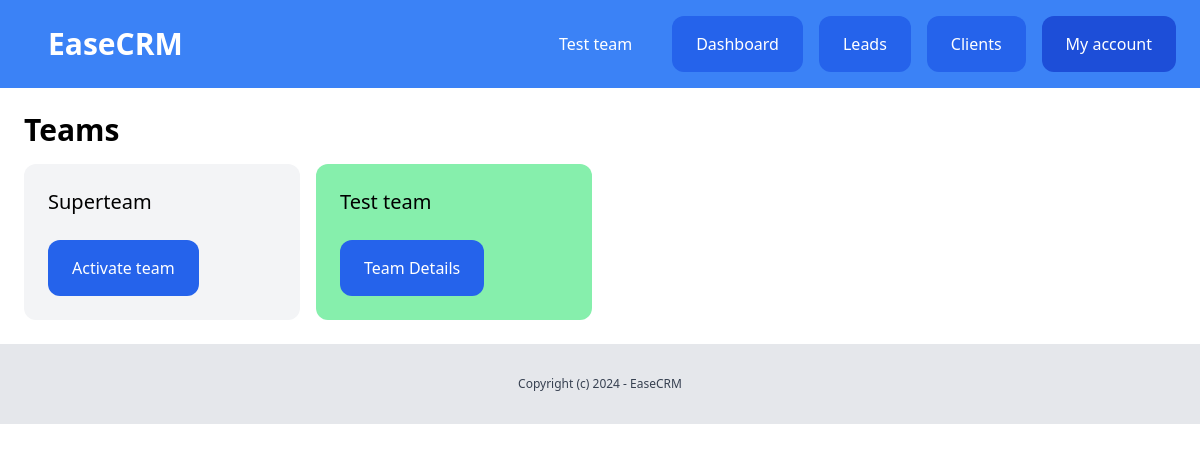
Page /dashboard/teams/ (signed in) on the committed database.
### team/models.py (models this page shows, shortened)
class Team(models.Model):
    plan=models.ForeignKey(Plan, blank=True, null=True, related_name="teams", on_delete=models.CASCADE)
    name = models.CharField(max_length=100)
    created_by = models.ForeignKey(User, related_name="created_teams", on_delete=models.CASCADE)
    created_at = models.DateTimeField(auto_now_add=True)
    members = models.ManyToManyField(User, related_name="teams")

### team/views.py (the view)
# urls.py: path('', views.teams_list, name="list"),
@login_required
def teams_list(request):
    teams = Team.objects.filter(members__in=[request.user])
    return render(request, 'team/teams_list.html', {'teams': teams})

### team/context_processors.py (called while the page is built)
def team(request):
    if request.user.is_authenticated:
        if request.user.userprofile.active_team:
            active_team = request.user.userprofile.active_team
        else:
            active_team = Team.objects.filter(created_by=request.user)[0]
    else:
        active_team = None
    return {
        'active_team': active_team
    }

### team/templates/team/teams_list.html
{%extends 'core/base.html'%} {%block title%}Teams{%endblock%} {%block content%}
<div class="py-6 px-6">
  <h1 class="mb-4 text-3xl font-bold">Teams</h1>
  <div class="grid grid-cols-4 gap-4">
    {% for team in teams %}
    <div class="{% if team == active_team %}bg-green-300 {% else %}bg-gray-100 {%endif%} rounded-xl p-6">
      <h2 class="text-xl mb-6">{{team.name}}</h2>
      {% if team == active_team %}
      <a href="{% url 'team:detail' team.id %}" class="inline-block py-4 px-6 bg-blue-600 rounded-xl text-white"
        >Team Details</a
      >
      {% else %}
      <a href="{% url 'team:activate' team.id %}" class="inline-block py-4 px-6 bg-blue-600 rounded-xl text-white"
        >Activate team</a
      >
      {% endif %}
    </div>
    {% endfor %}
  </div>
</div>
{% endblock %}

### core/templates/core/partials/nav.html
<nav class="py-4 px-6 flex justify-between bg-blue-500">
  <div class="flex items-center justify-between w-full">
    <a href="{% url 'about' %}" class="py-3 text-3xl font-bold px-6 rounded-xl text-white">EaseCRM</a>
    {%if request.user.is_authenticated%}
    <div class="flex space-x-4">
      <a href="{% url 'team:detail' active_team.id %}" class="py-4 px-6 rounded-xl text-white">{{active_team.name}}</a>
      <a href="{%url 'dashboard:index'%}" class="py-4 px-6 bg-blue-600 rounded-xl text-white">Dashboard</a>
      <a href="{%url 'leads:list'%}" class="py-4 px-6 bg-blue-600 rounded-xl text-white">Leads</a>
      <a href="{%url 'clients:list'%}" class="py-4 px-6 bg-blue-600 rounded-xl text-white">Clients</a>
      <a href="{%url 'userprofile:myaccount'%}" class="py-4 px-6 bg-blue-700 rounded-xl text-white">My account</a>
      {% else %}
      <div>
        <a href="{%url 'login'%}" class="py-4 px-6 bg-blue-600 rounded-xl text-white">Log in</a>
        <a href="{%url 'userprofile:signup'%}" class="py-4 px-6 bg-blue-300 rounded-xl text-white">Sign up</a>
      </div>
      {% endif %}
    </div>
  </div>
</nav>

### rows in the picture
Team: name "Test team", shows "Team Details"
Team: name "Superteam", shows "Activate team"
